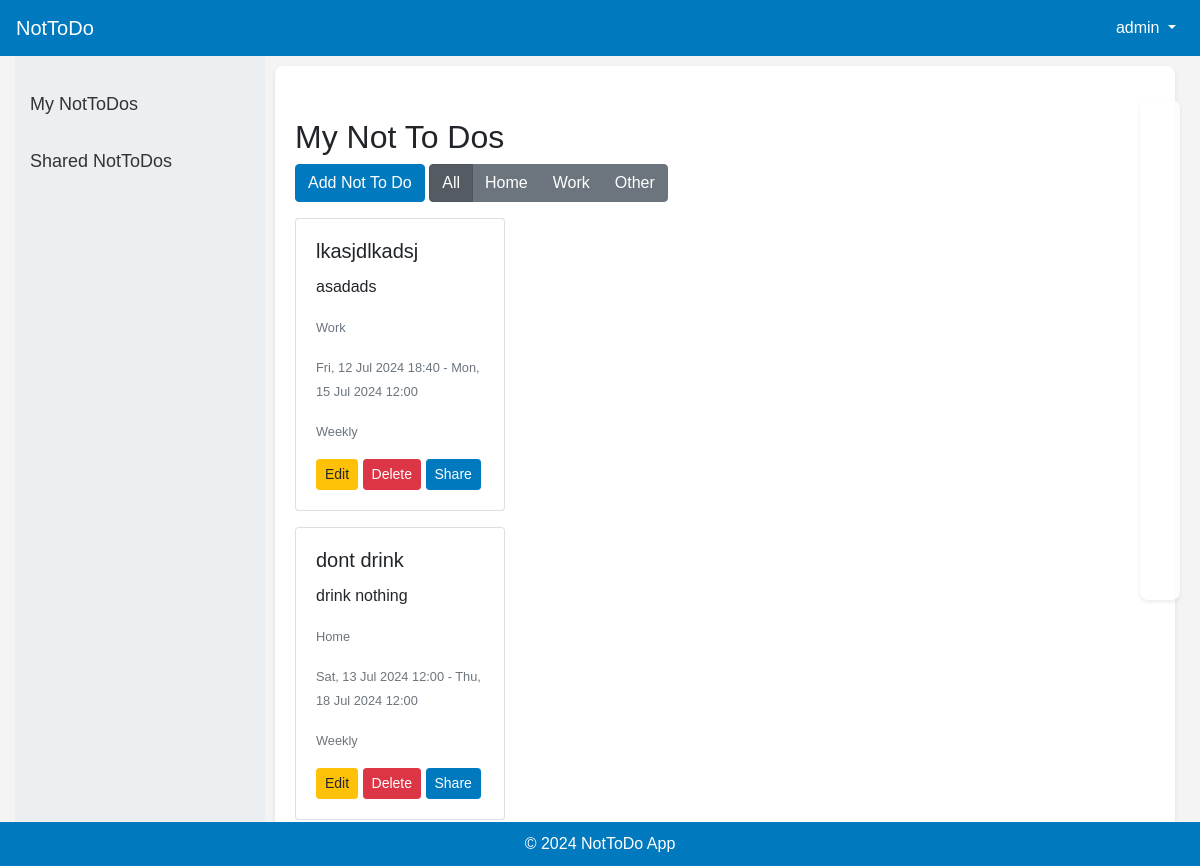
/nottodos/ (signed in), run on an earlier commit of the app's database.
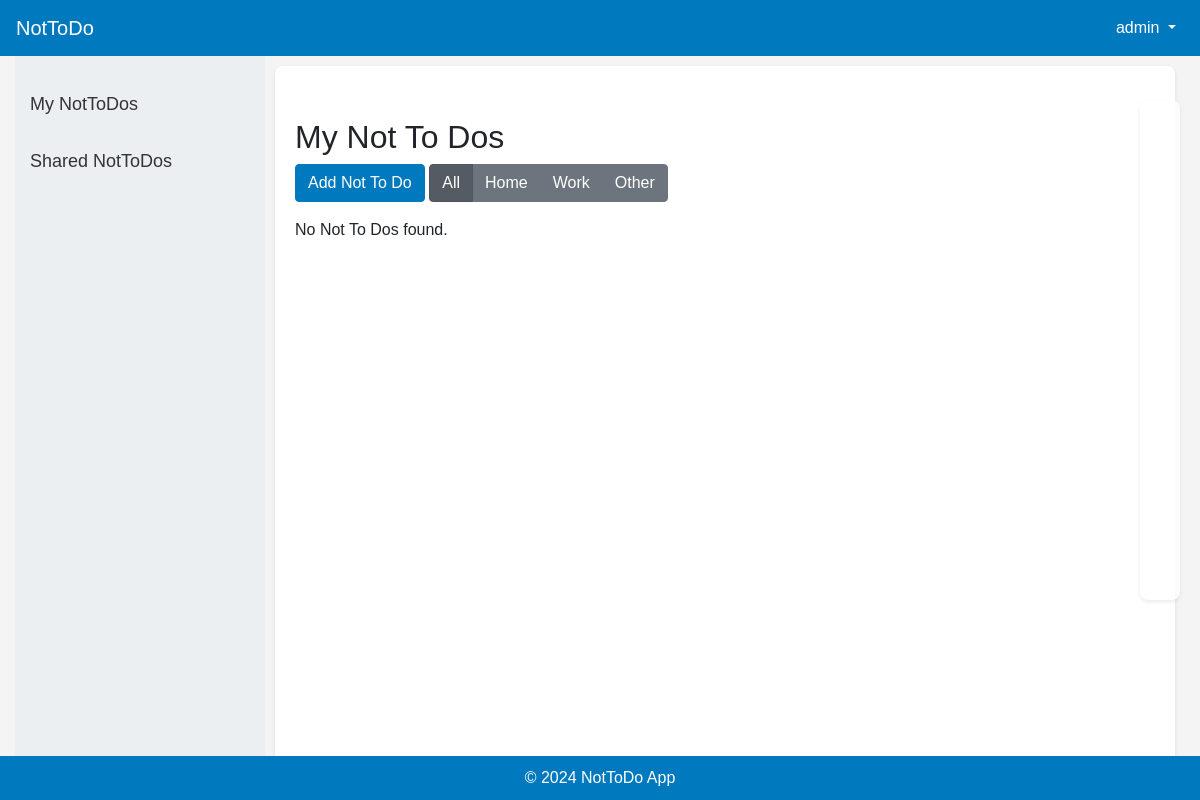
And on a later commit of the database.
### nottodo/models.py (models this page shows, shortened)
class NotToDo(models.Model):
    user = models.ForeignKey(User, on_delete=models.CASCADE)
    title = models.CharField(max_length=255)
    description = models.TextField(blank=True, null=True)
    context = models.CharField(max_length=50, choices=[('Home', 'Home'), ('Work', 'Work'), ('Other', 'Other')])
    scheduled_start_time = models.DateTimeField(blank=True, null=True)
    scheduled_end_time = models.DateTimeField(blank=True, null=True)
    repeat = models.CharField(max_length=50, choices=[('None', 'None'), ('Daily', 'Daily'), ('Weekly', 'Weekly'), ('Monthly', 'Monthly')], default='None')
    created_at = models.DateTimeField(default=timezone.now)
    updated_at = models.DateTimeField(auto_now=True)

### nottodo/views.py (the view)
# urls.py: path('nottodos/', views.list_nottodos, name='list_nottodos'),
@login_required
def list_nottodos(request):
    context_filter = request.GET.get('context', 'All')
    if context_filter == 'All':
        nottodos = NotToDo.objects.filter(user=request.user).order_by('scheduled_start_time')
    else:
        nottodos = NotToDo.objects.filter(user=request.user, context=context_filter).order_by('scheduled_start_time')
    return render(request, 'list_nottodos.html', {'nottodos': nottodos, 'context_filter': context_filter})

### nottodo/templates/list_nottodos.html (shortened to what this page needs)
{% extends 'base.html' %}
{% block content %}
<h2 class="mt-4">My Not To Dos</h2>
<a href="{% url 'add_nottodo' %}" class="btn btn-primary mb-3">Add Not To Do</a>
<div class="btn-group mb-3" role="group" aria-label="Filter by context">
  <a href="{% url 'list_nottodos' %}?context=All" class="btn btn-secondary {% if context_filter == 'All' %}active{% endif %}">All</a>
  <a href="{% url 'list_nottodos' %}?context=Home" class="btn btn-secondary {% if context_filter == 'Home' %}active{% endif %}">Home</a>
  <a href="{% url 'list_nottodos' %}?context=Work" class="btn btn-secondary {% if context_filter == 'Work' %}active{% endif %}">Work</a>
  <a href="{% url 'list_nottodos' %}?context=Other" class="btn btn-secondary {% if context_filter == 'Other' %}active{% endif %}">Other</a>
</div>
<div id="calendar" class="mb-4"></div>
<div class="card-list">
    {% for nottodo in nottodos %}
    <div class="card nottodo-card mb-3">
        <div class="card-body">
            <h5 class="card-title">{{ nottodo.title }}</h5>
            <p class="card-text">{{ nottodo.description }}</p>
            <p class="card-text"><small class="text-muted">{{ nottodo.context }}</small></p>
            <p class="card-text"><small class="text-muted">{{ nottodo.scheduled_start_time|date:"D, d M Y H:i" }} - {{ nottodo.scheduled_end_time|date:"D, d M Y H:i" }}</small></p>
            <p class="card-text"><small class="text-muted">{{ nottodo.get_repeat_display }}</small></p>
            <a href="{% url 'update_nottodo' nottodo.pk %}" class="btn btn-warning btn-sm">Edit</a>
            <a href="{% url 'delete_nottodo' nottodo.pk %}" class="btn btn-danger btn-sm">Delete</a>
            <a href="{% url 'share_nottodo' nottodo.pk %}" class="btn btn-primary btn-sm">Share</a>
        </div>
    </div>
    {% empty %}
    <p>No Not To Dos found.</p>
    {% endfor %}
</div>
{% endblock %}

What changed in the data, as far as the page shows it:
removed NotToDo: title "lkasjdlkadsj", description "asadads", context "Work", scheduled_start_time "Fri, 12 Jul 2024 18:40", scheduled_end_time "Mon, 15 Jul 2024 12:00", repeat "Weekly"
removed NotToDo: title "dont drink", description "drink nothing", context "Home", scheduled_start_time "Sat, 13 Jul 2024 12:00", scheduled_end_time "Thu, 18 Jul 2024 12:00", repeat "Weekly"
Also different on the page:
text now shown: "No Not To Dos found."
